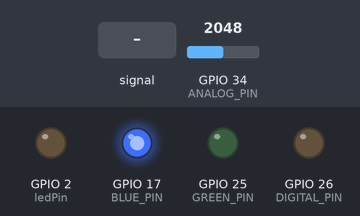
A sketch run on a simulated ESP32. Shown: output pins drawn as LEDs (lit = HIGH). The inputs (shaded band) are chosen by the test bench; at power-on: GPIO 34 (ANALOG_PIN) = 2048. What the sketch prints to the serial monitor is not drawn.

Above: at 2.2 s.
2.3 s: GPIO 34 (ANALOG_PIN) fed a 200 Hz sine of ±327 counts around its level
At 3.46 s:
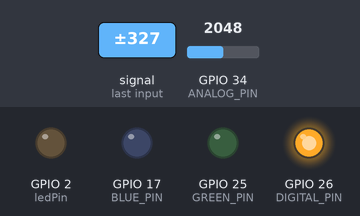
5.3 s: GPIO 34 (ANALOG_PIN) set to 2866
At 5.56 s:
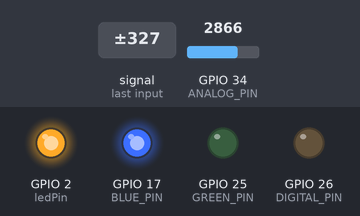
8.3 s: GPIO 34 (ANALOG_PIN) fed a 1000 Hz sine of ±1023 counts around its level
At 8.57 s:
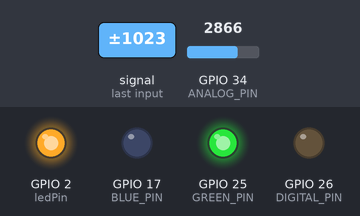
11.3 s: GPIO 34 (ANALOG_PIN) fed a 2 Hz sine of ±1228 counts around its level
At 12.48 s:
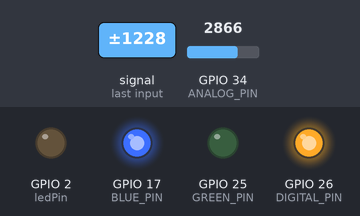
14.3 s: GPIO 34 (ANALOG_PIN) set to 3603
Timing chart, 0 to 14.4 s (numbered marks = the images above; inputs shaded):
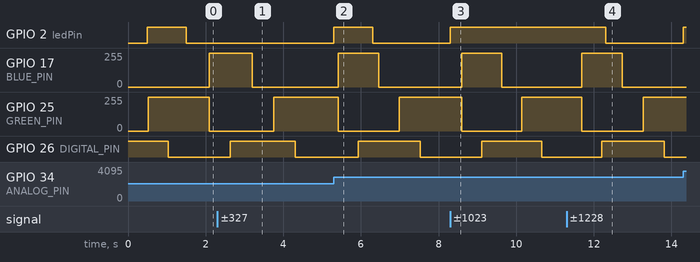

The sketch:

microphone.ino
```cpp
//Utiliser la board "ESP Dev Module" du paquet ESP32 pour la carte AZ-Delivery D1 R32

#define DIGITAL_PIN 26
#define ANALOG_PIN 34
#define ledPin 2

#define BLUE_PIN 17
#define RED_PIN 26
#define GREEN_PIN 25

int threshold = 100;

int ampl0 =0;
int ampl1 =0;
int ampl =0;

TaskHandle_t led_control_handle;
TaskHandle_t clap_detection_handle;

void setup() {
  pinMode(DIGITAL_PIN, INPUT) ;
  Serial.begin(2000000) ;
  pinMode(ledPin, OUTPUT) ;


  xTaskCreatePinnedToCore(
                    led_control,   /* Task function. */
                    "Task1",     /* name of task. */
                    10000,       /* Stack size of task */
                    NULL,        /* parameter of the task */
                    1,           /* priority of the task */
                    &led_control_handle,      /* Task handle to keep track of created task */
                    0);          /* pin task to core 0 */
  delay(500);

  xTaskCreatePinnedToCore(
                    clap_detection,   /* Task function. */
                    "Task2",     /* name of task. */
                    10000,       /* Stack size of task */
                    NULL,        /* parameter of the task */
                    1,           /* priority of the task */
                    &clap_detection_handle,      /* Task handle to keep track of created task */
                    1);          /* pin task to core 1 */
  delay(500);


}


void loop() {

}


void clap_detection(void * pvParameters){
  while(1){
    ampl0 = analogRead(ANALOG_PIN);

    ampl = abs(ampl0-ampl1);

    Serial.println(ampl) ;

    ampl1=ampl0;

    if (ampl>threshold){
      digitalWrite(ledPin, HIGH) ;
      delay(1000);

      digitalWrite(ledPin, LOW) ;
    }
  }
}

void led_control(void * pvParameters){
  while(1){
    for(int j=0; j<6;j++){
      for(int i=0; i<255;i+=1){
        switch (j) {
          case 0:
            color(255,i,0);
            break;
          case 1:
            color(255-i,255,0);
            break;
          case 2:
            color(0,255,i);
            break;
          case 3:
            color(0,255-i,i);
            break;
          case 4:
            color(i,0,255);
            break;
          case 5:
            color(255,0,255-i);
            break;
        }
        delay(2);
      }
    }
  }
}

void color (unsigned char red, unsigned char green, unsigned char blue)
{
    analogWrite(RED_PIN, red);
    analogWrite(GREEN_PIN, green);
    analogWrite(BLUE_PIN, blue);
}
```

Measured:
- after the input at 5.3 s, GPIO 2 (ledPin): LOW → HIGH at once, → LOW 1.0 s later
- after the input at 8.3 s, GPIO 2 (ledPin): LOW → HIGH at once
- after the input at 11.3 s, GPIO 2 (ledPin): HIGH → LOW after 1.0 s
